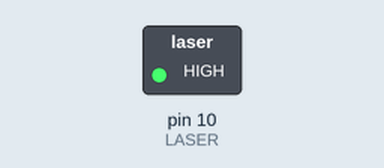
Simulated run of this sketch. Board: Arduino Uno, built with avr-gcc and run on an emulated ATmega328P. Shown: switched loads named in the sketch (green lamp = pin HIGH). Dashed ring = blinking.

Above: at 0.2 s.
Timing chart, 0 to 3.0 s (numbered marks = the images above):
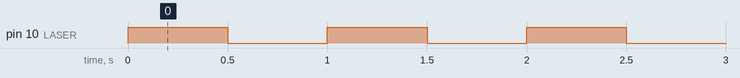

The sketch:

MeandrMode.ino
```cpp
// https://arduino-tex.ru/news/33/ky-008-lazernyi-modul-podklyuchenie-k-arduino.html
// https://xn--18-6kcdusowgbt1a4b.xn--p1ai/%D0%BB%D0%B0%D0%B7%D0%B5%D1%80%D0%BD%D1%8B%D0%B9-%D0%BC%D0%BE%D0%B4%D1%83%D0%BB%D1%8C-%D0%B0%D1%80%D0%B4%D1%83%D0%B8%D0%BD%D0%BE/

// Форма сигнала близка к меандру. Разумеется есть некоторый "скос"/"время установки"
// Лазерный диод мигает с частатой, заданной N миллисекунд:
// delay(N);

#define LASER             10  // Порт к которому подключен лазерный диод

void setup()
{
  pinMode(LASER, OUTPUT);     // инициализируем Pin10 как выход
}

void loop()
{
  digitalWrite(LASER, HIGH);  // высокое состояние
  delay(500);                 // длительности текущего состояния
  digitalWrite(LASER, LOW);   // низкое состояние
  delay(500);                 // длительности текущего состояния
}

// Меняя параметр задержки можно получить сигнал различной скважности, прямоугольной формы
```

Measured:
- by itself, pin 10 (LASER): alternates HIGH for 0.50 s and LOW for 0.50 s
